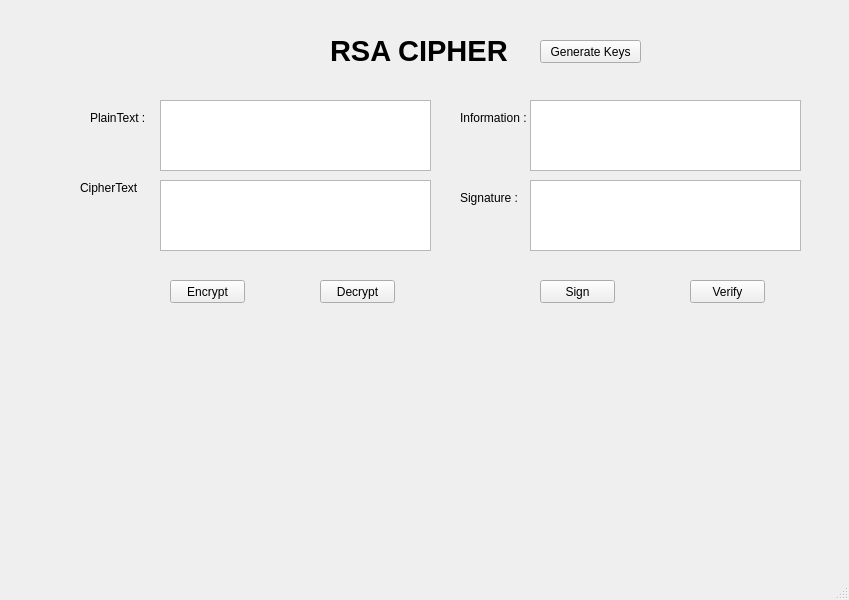
<?xml version="1.0" encoding="UTF-8"?>
<ui version="4.0">
 <class>MainWindow</class>
 <widget class="QMainWindow" name="MainWindow">
  <property name="geometry">
   <rect>
    <x>0</x>
    <y>0</y>
    <width>849</width>
    <height>600</height>
   </rect>
  </property>
  <property name="windowTitle">
   <string>MainWindow</string>
  </property>
  <widget class="QWidget" name="centralwidget">
   <widget class="QPushButton" name="btn_gen_keys">
    <property name="geometry">
     <rect>
      <x>540</x>
      <y>40</y>
      <width>101</width>
      <height>23</height>
     </rect>
    </property>
    <property name="text">
     <string>Generate Keys</string>
    </property>
   </widget>
   <widget class="QLabel" name="label">
    <property name="geometry">
     <rect>
      <x>330</x>
      <y>20</y>
      <width>191</width>
      <height>61</height>
     </rect>
    </property>
    <property name="font">
     <font>
      <pointsize>22</pointsize>
      <weight>75</weight>
      <bold>true</bold>
     </font>
    </property>
    <property name="text">
     <string>RSA CIPHER</string>
    </property>
   </widget>
   <widget class="QLabel" name="label_2">
    <property name="geometry">
     <rect>
      <x>90</x>
      <y>110</y>
      <width>61</width>
      <height>16</height>
     </rect>
    </property>
    <property name="text">
     <string>PlainText :</string>
    </property>
   </widget>
   <widget class="QLabel" name="label_3">
    <property name="geometry">
     <rect>
      <x>80</x>
      <y>180</y>
      <width>61</width>
      <height>16</height>
     </rect>
    </property>
    <property name="text">
     <string>CipherText :</string>
    </property>
   </widget>
   <widget class="QLabel" name="label_4">
    <property name="geometry">
     <rect>
      <x>460</x>
      <y>110</y>
      <width>81</width>
      <height>16</height>
     </rect>
    </property>
    <property name="text">
     <string>Information :</string>
    </property>
   </widget>
   <widget class="QLabel" name="label_5">
    <property name="geometry">
     <rect>
      <x>460</x>
      <y>190</y>
      <width>81</width>
      <height>16</height>
     </rect>
    </property>
    <property name="text">
     <string>Signature :</string>
    </property>
   </widget>
   <widget class="QTextEdit" name="txt_plain_text">
    <property name="geometry">
     <rect>
      <x>160</x>
      <y>100</y>
      <width>271</width>
      <height>71</height>
     </rect>
    </property>
   </widget>
   <widget class="QTextEdit" name="txt_cipher_text">
    <property name="geometry">
     <rect>
      <x>160</x>
      <y>180</y>
      <width>271</width>
      <height>71</height>
     </rect>
    </property>
   </widget>
   <widget class="QTextEdit" name="txt_info">
    <property name="geometry">
     <rect>
      <x>530</x>
      <y>100</y>
      <width>271</width>
      <height>71</height>
     </rect>
    </property>
   </widget>
   <widget class="QTextEdit" name="txt_sign">
    <property name="geometry">
     <rect>
      <x>530</x>
      <y>180</y>
      <width>271</width>
      <height>71</height>
     </rect>
    </property>
   </widget>
   <widget class="QPushButton" name="btn_encrypt">
    <property name="geometry">
     <rect>
      <x>170</x>
      <y>280</y>
      <width>75</width>
      <height>23</height>
     </rect>
    </property>
    <property name="text">
     <string>Encrypt</string>
    </property>
   </widget>
   <widget class="QPushButton" name="btn_decrypt">
    <property name="geometry">
     <rect>
      <x>320</x>
      <y>280</y>
      <width>75</width>
      <height>23</height>
     </rect>
    </property>
    <property name="text">
     <string>Decrypt</string>
    </property>
   </widget>
   <widget class="QPushButton" name="btn_sign">
    <property name="geometry">
     <rect>
      <x>540</x>
      <y>280</y>
      <width>75</width>
      <height>23</height>
     </rect>
    </property>
    <property name="text">
     <string>Sign</string>
    </property>
   </widget>
   <widget class="QPushButton" name="btn_verify">
    <property name="geometry">
     <rect>
      <x>690</x>
      <y>280</y>
      <width>75</width>
      <height>23</height>
     </rect>
    </property>
    <property name="text">
     <string>Verify</string>
    </property>
   </widget>
  </widget>
  <widget class="QMenuBar" name="menubar">
   <property name="geometry">
    <rect>
     <x>0</x>
     <y>0</y>
     <width>849</width>
     <height>21</height>
    </rect>
   </property>
  </widget>
  <widget class="QStatusBar" name="statusbar"/>
 </widget>
 <resources/>
 <connections/>
</ui>
